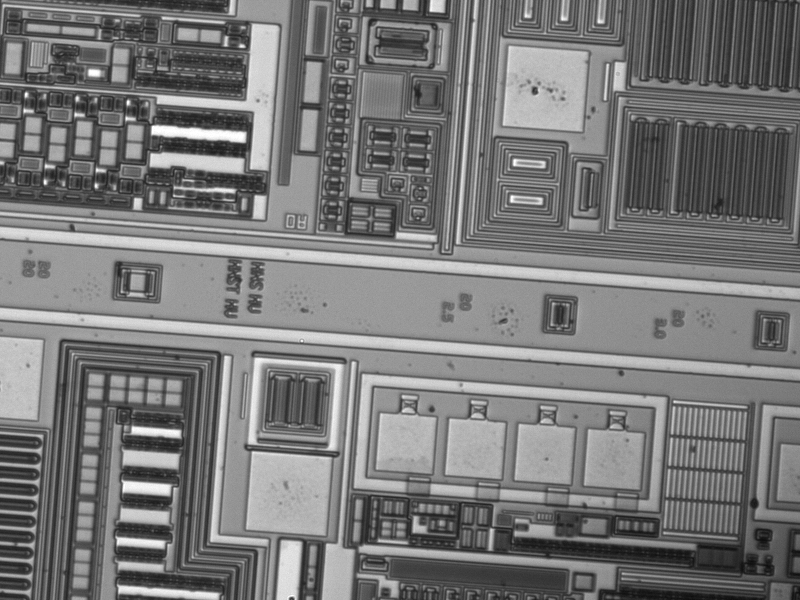
#> input picture 2.jpg, 800 x 600 px, found by its file name
$ python test.py
#> lines starting #> are read from the running program, lines starting #| are printed output that depends on the picture; after the words box and inside, x2 and y2 are one past the last pixel; in counts of white or black regions, pixels touching at a corner belong together
import cv2
import numpy as np

# 读取图片
img = cv2.imread('./dataset/2.jpg')
#> img is the input picture: shape (600, 800, 3); min 13, max 255, mean 119.9

gray = cv2.cvtColor(img, cv2.COLOR_BGR2GRAY)
gray = cv2.GaussianBlur(gray,sigmaX=3,sigmaY=3,ksize=(0,0))
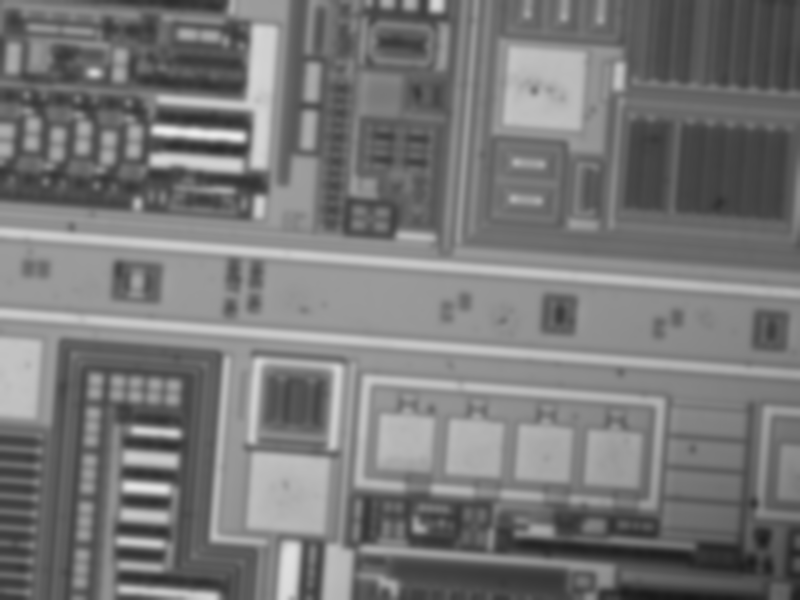
#> gray: shape (600, 800); min 22, max 236, mean 120
thresh = cv2.threshold(gray, 160, 255, cv2.THRESH_BINARY_INV)[1]
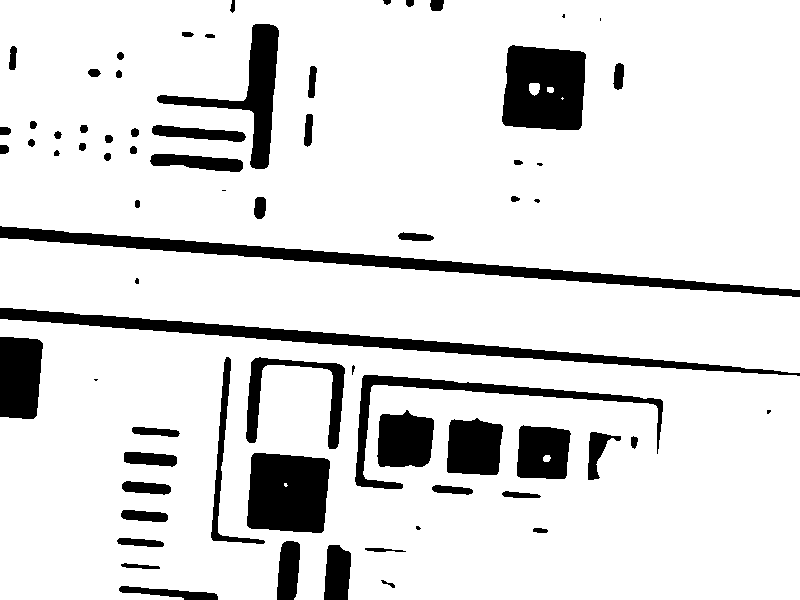
#> thresh: shape (600, 800); 87.1% white; 70 black regions (9 under 20 px), largest, box (x1, y1, x2, y2) and area: (0, 226, 800, 297) 8181, (0, 308, 800, 376) 7536, (502, 45, 586, 130) 6121
kernel = cv2.getStructuringElement(cv2.MORPH_RECT, (5, 5))
closed = cv2.morphologyEx(thresh, cv2.MORPH_CLOSE, kernel)
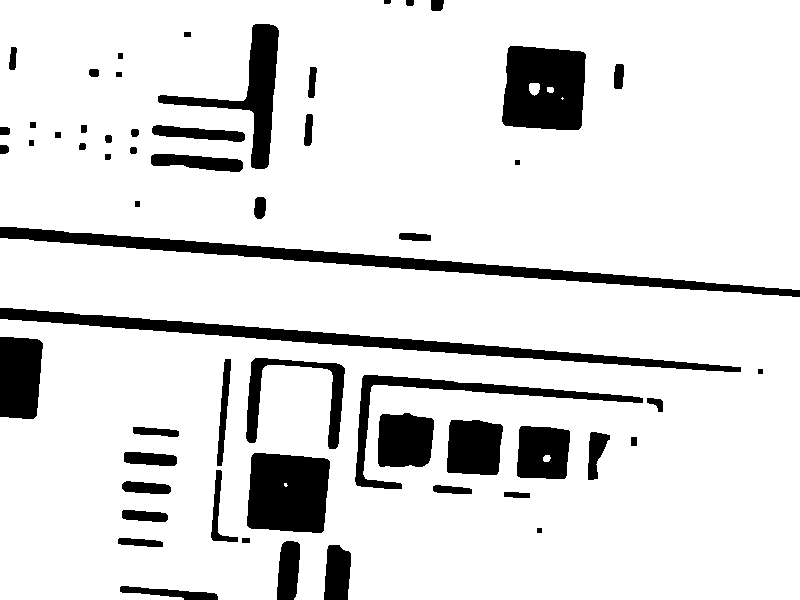
#> closed: shape (600, 800); 87.4% white; 57 black regions

# 找到图像中的所有轮廓
contours, hierarchy = cv2.findContours(closed, cv2.RETR_LIST, cv2.CHAIN_APPROX_SIMPLE)
#> contours = 53 contours, 2 with area under 20; largest, box (x1, y1, x2, y2) and area: (0, 238, 800, 600) 249956, (0, 0, 800, 290) 204770, (501, 45, 587, 131) 6429, (246, 452, 331, 534) 6006, (157, 23, 280, 170) 4310

use_contours=[]
for contour in contours:
    x, y, w, h = cv2.boundingRect(contour)
    #cv2.rectangle(img, (x, y), (x + w, y + h), (0, 255, 0), 2)

    if h!=0:
        if w/h >9:
            use_contours.append(contour)
#> this loop made 53 passes
#> (x, y, w, h) on passes 1 to 12: (241, 537, 10, 7), (117, 537, 47, 11), (536, 527, 7, 7), (121, 509, 48, 14), (503, 491, 28, 8), (432, 484, 41, 11), (284, 483, 4, 4), (121, 480, 51, 15), (210, 469, 29, 74), (543, 455, 8, 7), (246, 452, 85, 82), (123, 451, 55, 16)
#> (contour, x, y, w, h) on pass 41: ([[562, 97], [561, 98], [562, 99], [563, 98]], 561, 97, 3, 3)
#> after the loop, use_contours = []

for contour in use_contours:
    x, y, w, h = cv2.boundingRect(contour)
    cv2.rectangle(img, (x, y), (x + w, y + h), (0, 255, 0), 2)
#> this loop made 0 passes

# 可视化结果并输出
cv2.imshow('result', img)
cv2.waitKey(0)
cv2.destroyAllWindows()

$ run again, with 1.jpg copied over 2.jpg
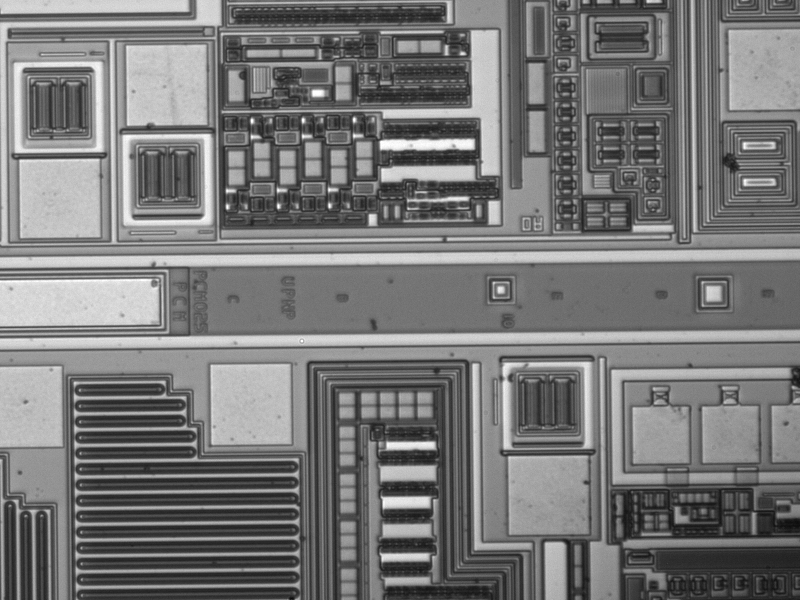
#> input picture 1.jpg, 800 x 600 px, found by its file name
#> img is the input picture: shape (600, 800, 3); min 11, max 255, mean 119.7
#> `thresh = cv2.threshold(gray, 160, 255, cv2.THRESH_BINARY_INV)[1]`:
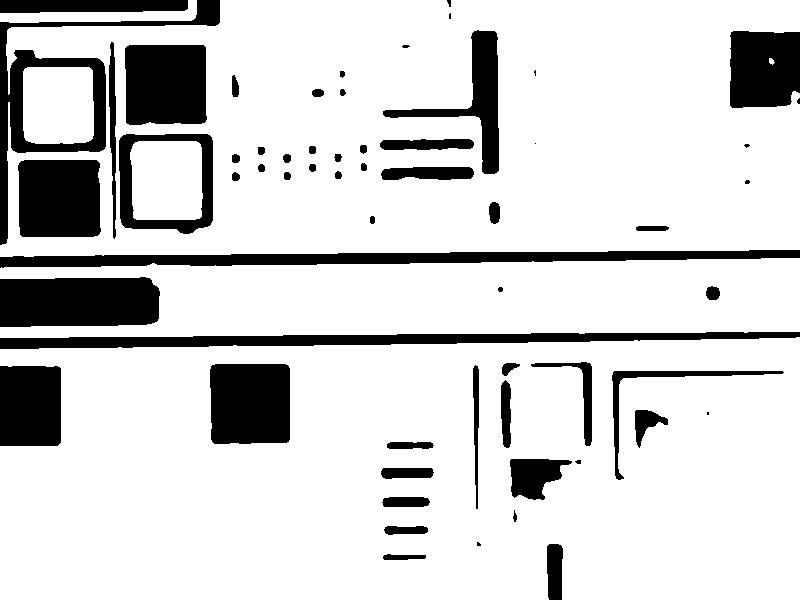
#> thresh: shape (600, 800); 83.2% white; 61 black regions (10 under 20 px), largest, box (x1, y1, x2, y2) and area: (0, 250, 800, 268) 8019, (0, 277, 160, 327) 7494, (0, 332, 800, 349) 7356
#> closed: shape (600, 800); 83.6% white; 51 black regions
#> contours = 48 contours, 1 with area under 20; largest, box (x1, y1, x2, y2) and area: (0, 337, 800, 600) 198020, (0, 0, 800, 257) 182430, (0, 258, 800, 338) 48760, (118, 133, 214, 235) 8989, (124, 44, 207, 126) 6478
#> the loop `for contour in contours:` made 48 passes
#> (x, y, w, h) on passes 1 to 8: (383, 554, 26, 7), (384, 525, 44, 11), (382, 496, 48, 12), (615, 473, 7, 7), (381, 467, 53, 13), (509, 458, 61, 42), (387, 441, 47, 9), (634, 409, 35, 34)
#> after the loop `for contour in contours:`: use_contours = 1 contour; box (x1, y1, x2, y2) and area: (0, 258, 800, 338) 48760
#> the loop `for contour in use_contours:` made 1 pass
#> (x, y, w, h) on pass 1: (0, 258, 800, 80)
#> after the loop `for contour in use_contours:`:
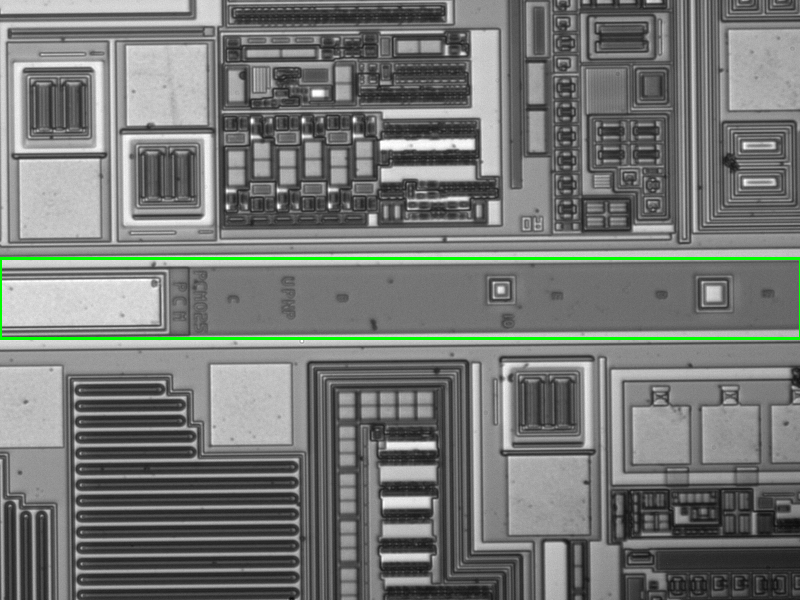
#> img: shape (600, 800, 3); 1.05% of pixels changed, all inside (x1, y1, x2, y2) = (0, 257, 800, 340)

$ run again, with 3.jpg copied over 2.jpg
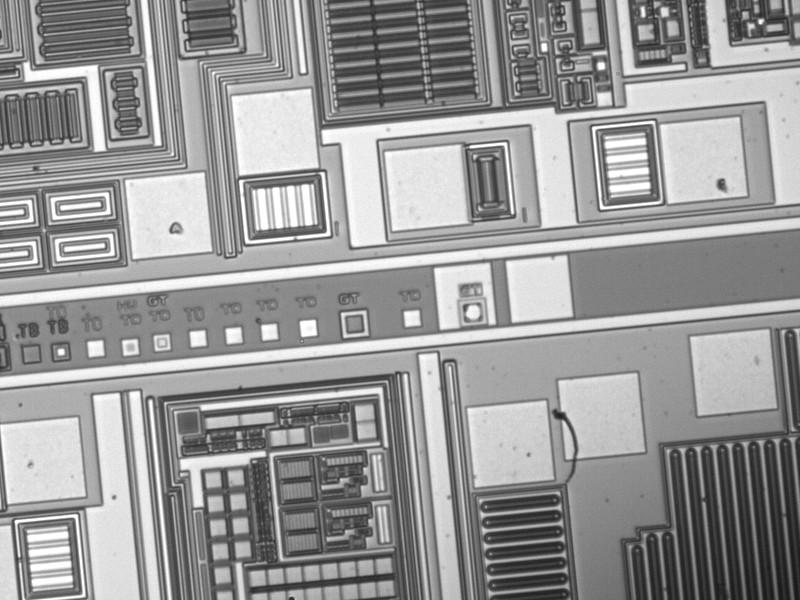
#> input picture 3.jpg, 800 x 600 px, found by its file name
#> img is the input picture: shape (600, 800, 3); min 23, max 255, mean 152.1
#> `thresh = cv2.threshold(gray, 160, 255, cv2.THRESH_BINARY_INV)[1]`:
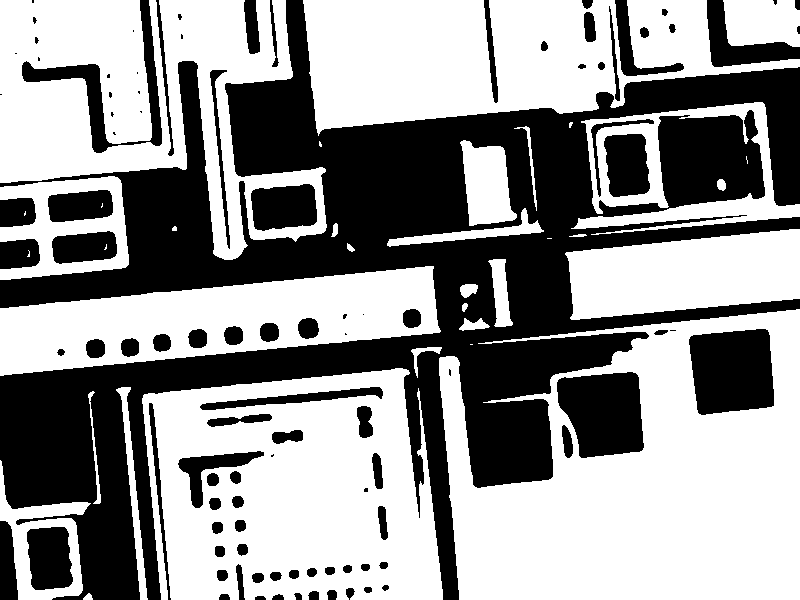
#> thresh: shape (600, 800); 58.1% white; 101 black regions (24 under 20 px), largest, box (x1, y1, x2, y2) and area: (0, 0, 800, 600) 153189, (689, 329, 774, 415) 6243, (557, 372, 644, 458) 5898
#> `closed = cv2.morphologyEx(thresh, cv2.MORPH_CLOSE, kernel)`:
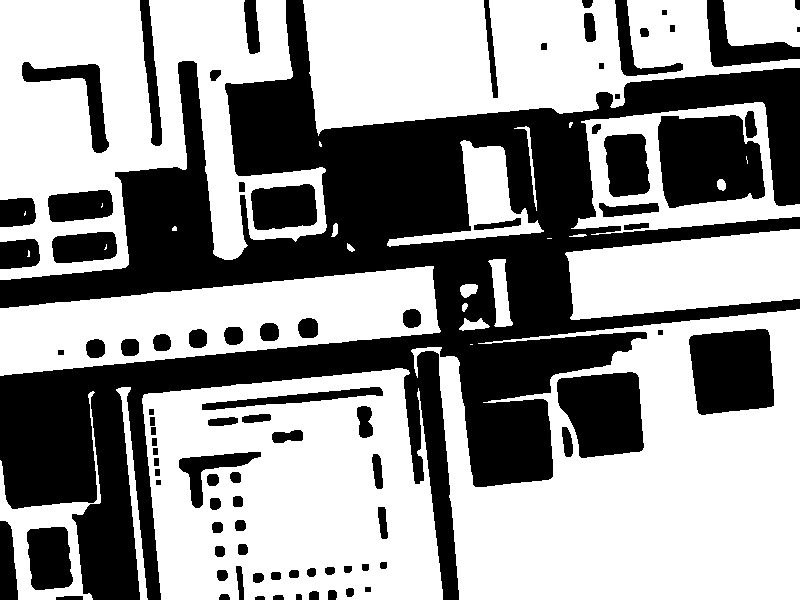
#> closed: shape (600, 800); 59% white; 89 black regions (1 under 20 px)
#> contours = 99 contours, 11 with area under 20; largest, box (x1, y1, x2, y2) and area: (411, 309, 800, 600) 80343, (142, 368, 443, 600) 58954, (0, 0, 327, 280) 57614, (303, 0, 800, 136) 41313, (0, 266, 441, 376) 28884
#> the loop `for contour in contours:` made 99 passes
#> (x, y, w, h) on passes 1 to 8: (345, 587, 10, 11), (364, 586, 8, 7), (252, 572, 13, 12), (270, 571, 12, 10), (288, 569, 12, 10), (216, 569, 13, 13), (306, 567, 11, 11), (324, 566, 12, 10)
#> after the loop `for contour in contours:`: use_contours = []

$ run again, with 4.jpg copied over 2.jpg
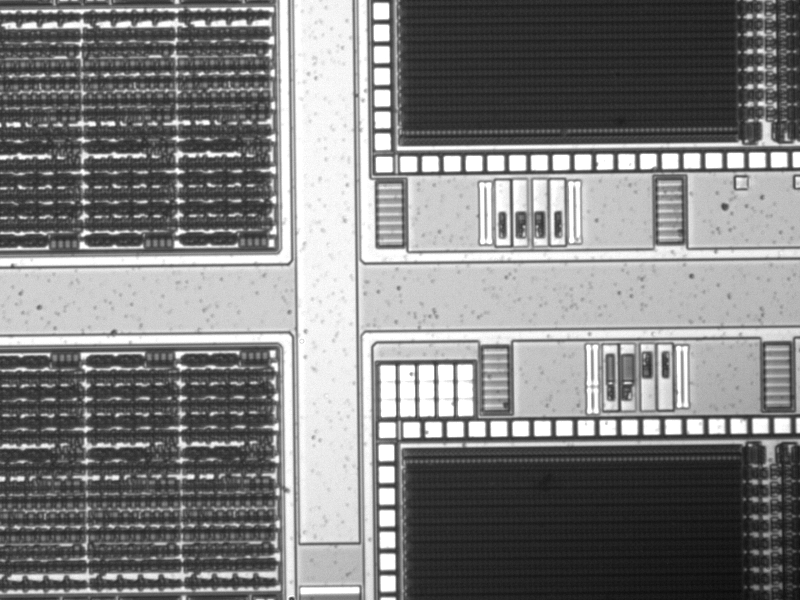
#> input picture 4.jpg, 800 x 600 px, found by its file name
#> img is the input picture: shape (600, 800, 3); min 11, max 255, mean 127.4
#> `thresh = cv2.threshold(gray, 160, 255, cv2.THRESH_BINARY_INV)[1]`:
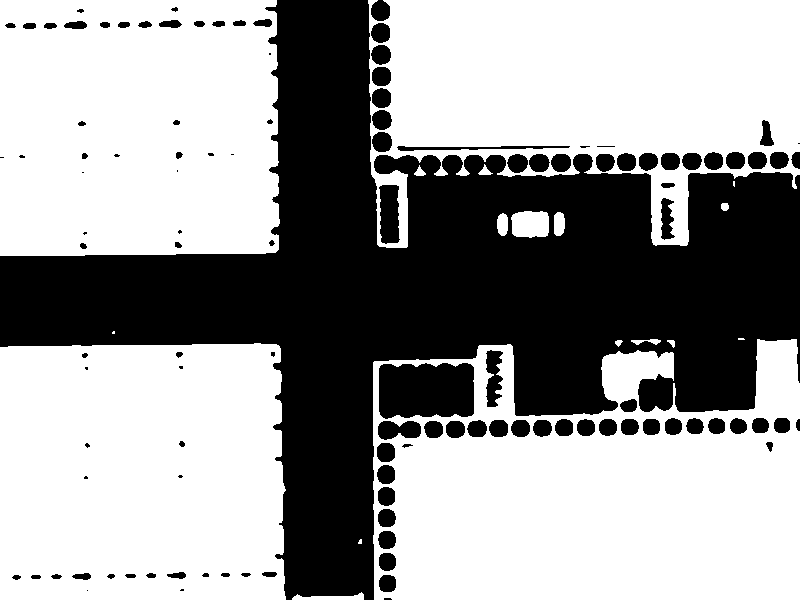
#> thresh: shape (600, 800); 61.1% white; 116 black regions (22 under 20 px), largest, box (x1, y1, x2, y2) and area: (0, 0, 800, 600) 163959, (379, 363, 474, 419) 4908, (379, 185, 400, 244) 1046
#> `closed = cv2.morphologyEx(thresh, cv2.MORPH_CLOSE, kernel)`:
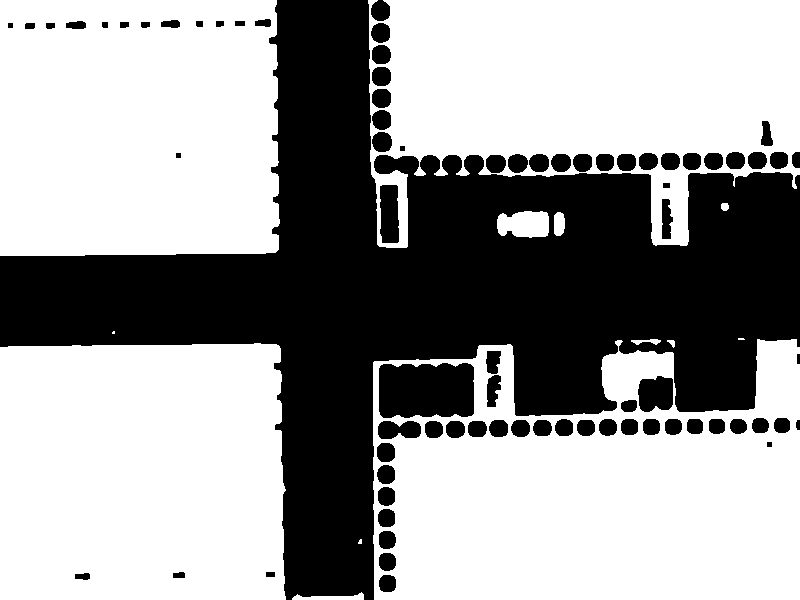
#> closed: shape (600, 800); 61.6% white; 77 black regions
#> contours = 85 contours, 3 with area under 20; largest, box (x1, y1, x2, y2) and area: (373, 339, 800, 600) 94332, (368, 0, 800, 248) 77028, (0, 343, 286, 600) 71422, (0, 0, 280, 256) 70015, (378, 362, 475, 419) 5044
#> the loop `for contour in contours:` made 85 passes
#> (x, y, w, h) on passes 1 to 8: (292, 592, 72, 8), (378, 574, 19, 19), (74, 572, 17, 9), (265, 571, 11, 7), (172, 571, 14, 8), (378, 552, 19, 20), (358, 539, 4, 5), (378, 530, 19, 20)
#> after the loop `for contour in contours:`: use_contours = []
